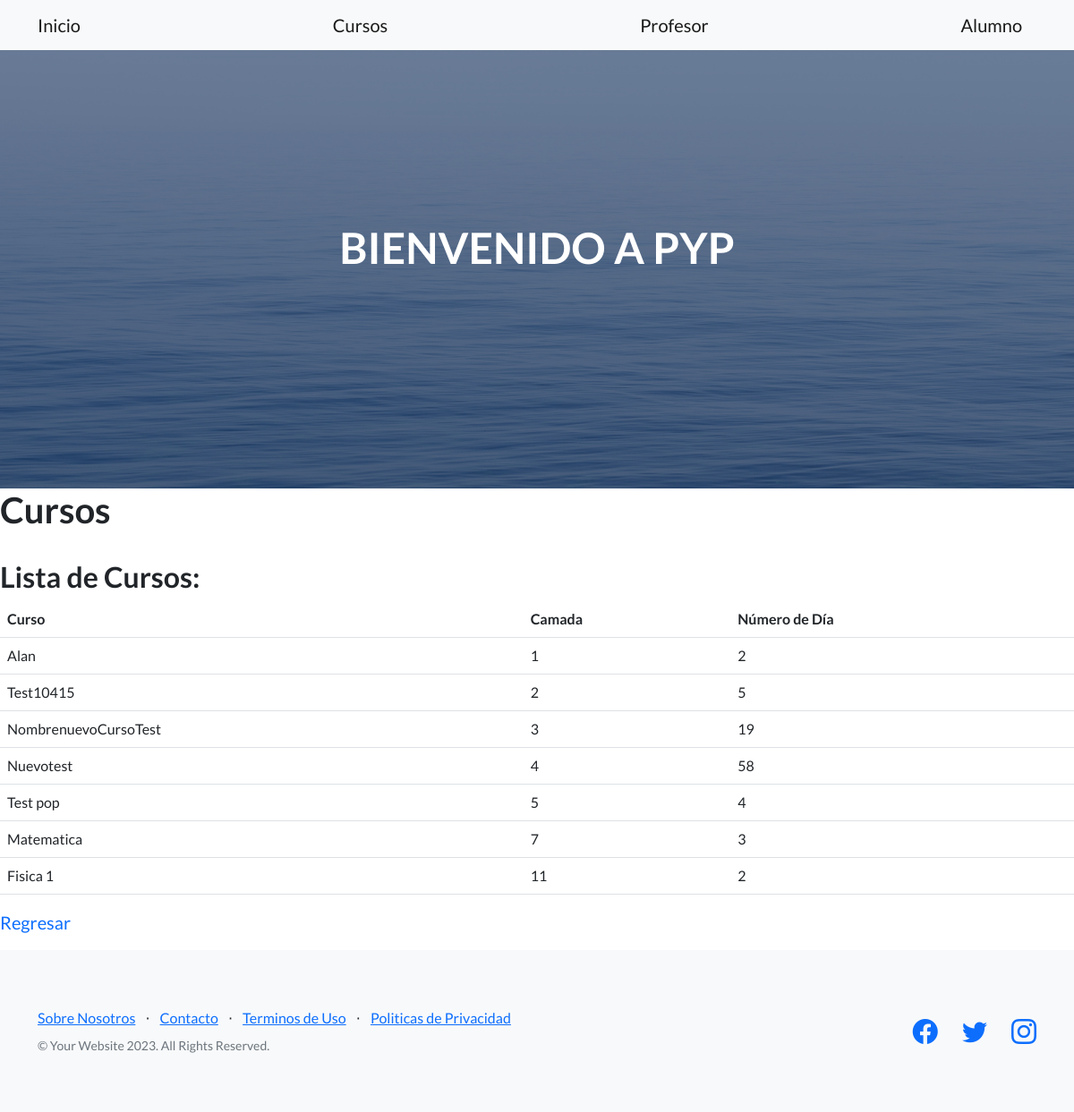
The app's page /AppCoder/cursos/lista/ with its own data.
### AppCoder/models.py (models this page shows)
class Curso(models.Model):
    curso=models.CharField(max_length=40)
    camada=models.IntegerField(unique=True)
    numero_dia=models.IntegerField()

### AppCoder/views.py (the view)
# urls.py: path('cursos/lista/', views.VerCursos, name="CursosLista"),
def VerCursos(request):
      cursos = Curso.objects.all() #trae todos los profesores
      contexto= {"cursos":cursos}
      return render(request, "AppCoder/vercursos.html",contexto)

### AppCoder/templates/AppCoder/vercursos.html (shortened to what this page needs)
{% extends "AppCoder/padre.html" %}
{% load static %}
{% block contenidoQueCambia %}
<h1>Cursos</h1>
<br>
<h2>Lista de Cursos:</h2>
<table class="table">
    <tr>
        <th>Curso</th>
        <th>Camada</th>
        <th>Número de Día</th>
    </tr>
    {% for c in cursos %}
        <tr>
            <td>{{c.curso}}</td>
            <td>{{c.camada}}</td>
            <td>{{c.numero_dia}}</td>
        </tr>
    {% endfor %}
</table>
<a class="navbar-brand" href="{% url 'Cursos' %}">Regresar</a>
{% endblock %}

### AppCoder/templates/AppCoder/padre.html (shortened to what this page needs)
<!DOCTYPE html>
<html lang="en">
    <head>
        {%load static%}
        <link href="https://cdn.jsdelivr.net/npm/bootstrap-icons@1.5.0/font/bootstrap-icons.css" rel="stylesheet" type="text/css" />
        <link href="{%static 'AppCoder/css/styles.css'%}" rel ="stylesheet" />
    </head>
    <body>
        <nav class="navbar navbar-light bg-light static-top">
            <div class="container">
                <a class="navbar-brand" href="{% url 'Inicio' %}">Inicio</a>
                <a class="navbar-brand" href="{% url 'Cursos' %}">Cursos</a>
                <a class="navbar-brand" href="{% url 'Profesor' %}">Profesor</a>
                <a class="navbar-brand" href="{% url 'Alumnos' %}">Alumno</a>
            </div>
        </nav>
        <header class="masthead">
            <div class="container position-relative">
                <div class="row justify-content-center">
                    <div class="col-xl-6">
                        <div class="text-center text-white">
                            <h1 class="mb-5">BIENVENIDO A PYP</h1>
                        </div>
                    </div>
                </div>
            </div>
        </header>
        {% block contenidoQueCambia %}
        {% endblock %}
        <footer class="footer bg-light">
            <div class="container">
                <div class="row">
                    <div class="col-lg-6 h-100 text-center text-lg-start my-auto">
                        <ul class="list-inline mb-2">
                            <li class="list-inline-item"><a href="#!">Sobre Nosotros</a></li>
                            <li class="list-inline-item">⋅</li>
                            <li class="list-inline-item"><a href="#!">Contacto</a></li>
                            <li class="list-inline-item">⋅</li>
                            <li class="list-inline-item"><a href="#!">Terminos de Uso</a></li>
                            <li class="list-inline-item">⋅</li>
                            <li class="list-inline-item"><a href="#!">Politicas de Privacidad</a></li>
                        </ul>
                        <p class="text-muted small mb-4 mb-lg-0">&copy; Your Website 2023. All Rights Reserved.</p>
                    </div>
                    <div class="col-lg-6 h-100 text-center text-lg-end my-auto">
                        <ul class="list-inline mb-0">
                            <li class="list-inline-item me-4">
                                <a href="#!"><i class="bi-facebook fs-3"></i></a>
                            </li>
                            <li class="list-inline-item me-4">
                                <a href="#!"><i class="bi-twitter fs-3"></i></a>
                            </li>
                            <li class="list-inline-item">
                                <a href="#!"><i class="bi-instagram fs-3"></i></a>
                            </li>
                        </ul>
                    </div>
                </div>
            </div>
        </footer>
    </body>
</html>

### records on screen
Curso: curso "Alan", camada "1", numero_dia "2"
Curso: curso "Test10415", camada "2", numero_dia "5"
Curso: curso "NombrenuevoCursoTest", camada "3", numero_dia "19"
Curso: curso "Nuevotest", camada "4", numero_dia "58"
Curso: curso "Test pop", camada "5", numero_dia "4"
Curso: curso "Matematica", camada "7", numero_dia "3"
Curso: curso "Fisica 1", camada "11", numero_dia "2"
